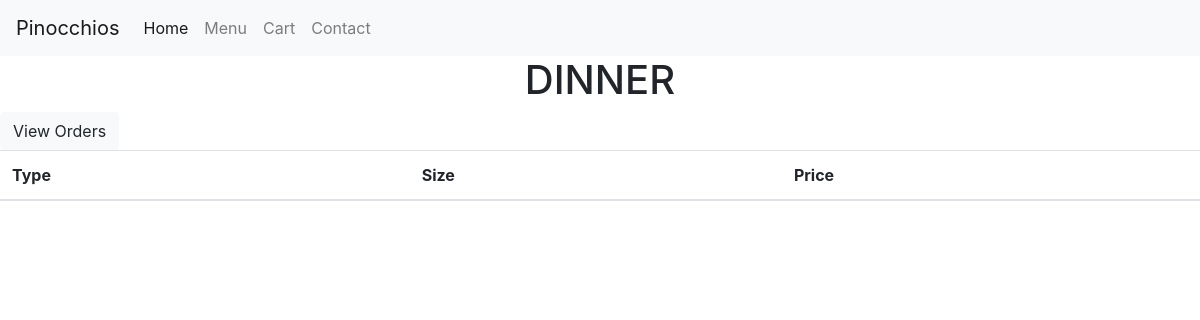
Before: /menudinner with the older database file.
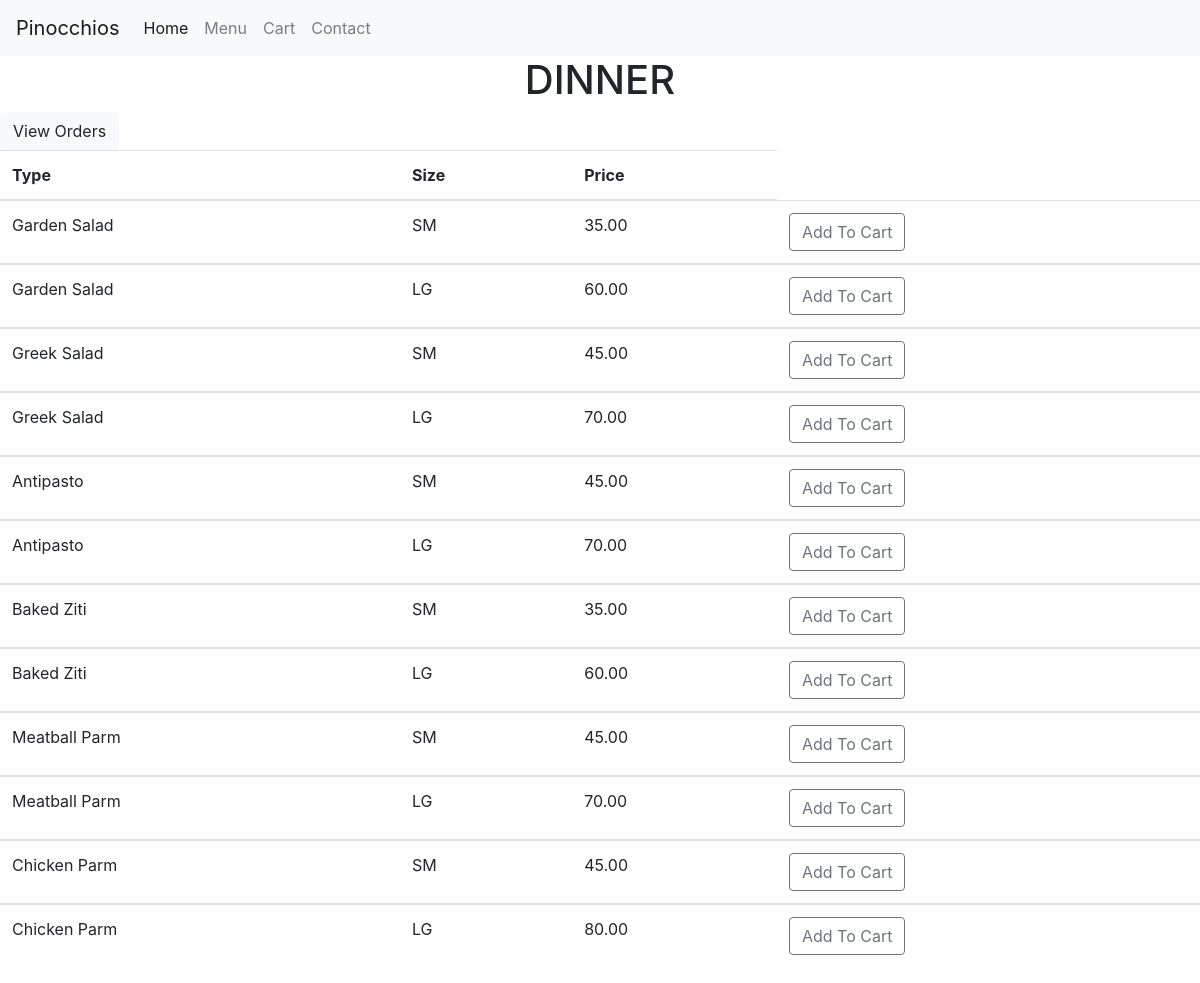
After: the same page with the newer database file.
### orders/models.py (models this page shows)
class Dinner(models.Model):
    Small='SM'
    Large='LG'
    SIZE_CHOICES=(
        (Small,'Small'),
        (Large,'Large'))
    Dinner=models.CharField(max_length=64)
    Size=models.CharField(
        max_length=64,
        choices=SIZE_CHOICES,
        )
    Price=models.DecimalField(
        max_digits=5,
        decimal_places=2,
        default=1
        )
    def __str__(self):
        return f"{self.Dinner} {self.Size} {self.Price}"

### orders/views.py (the view)
# urls.py: path("menudinner", views.menudinner, name="menudinner"),
def menudinner(request):
     context = {
       "Dinner" :Dinner.objects.all()
     }
     return render(request, "dinner.html",context)

### templates/dinner.html (shortened to what this page needs)
{% extends 'base.html' %}
{% block content %}
<h1 style="text-align:center;">DINNER</h1>
<table class="table">
    <thead>
  <a class="btn btn-light" href="{% url 'view' %}">View Orders</a>
    <tr>
        <th scope="col">Type</th>
        <th scope="col">Size</th>
        <th scope="col">Price</th>
    </thead>
    {% for item in Dinner %}
     <tbody>
    <tr scope="row">
        <td>{{ item.Dinner }}</td>
        <td>{{ item.Size }}</td>
        <td>{{ item.Price }}</td>
<td> <a class=" btn btn-outline-secondary" href="{% url 'add' item item.Price %}">Add To Cart</a> </td>
    </tr>
     </tbody>
    {% endfor %}
</table>
{% endblock %}

Changed rows visible on the page:
added Dinner: Dinner "Garden Salad", Size "SM", Price "35.00"
added Dinner: Dinner "Garden Salad", Size "LG", Price "60.00"
added Dinner: Dinner "Greek Salad", Size "SM", Price "45.00"
added Dinner: Dinner "Greek Salad", Size "LG", Price "70.00"
added Dinner: Dinner "Antipasto", Size "SM", Price "45.00"
added Dinner: Dinner "Antipasto", Size "LG", Price "70.00"
added Dinner: Dinner "Baked Ziti", Size "SM", Price "35.00"
added Dinner: Dinner "Baked Ziti", Size "LG", Price "60.00"
added Dinner: Dinner "Meatball Parm", Size "SM", Price "45.00"
added Dinner: Dinner "Meatball Parm", Size "LG", Price "70.00"
added Dinner: Dinner "Chicken Parm", Size "SM", Price "45.00"
added Dinner: Dinner "Chicken Parm", Size "LG", Price "80.00"
